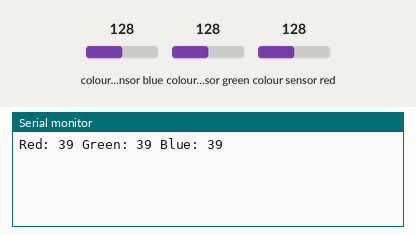
The sketch below on a simulated Arduino Uno, built with avr-gcc and run on an emulated ATmega328P. On the bench: the last lines printed to the serial monitor. Wiring (inferred from the names in the program): TCS3200 colour sensor: output pin 6; S2 pin 4; S3 pin 5; S0 pin 2; S1 pin 3. Inputs (shaded band) come from the test bench; at power-on: colour sensor green 128, colour sensor blue 128, colour sensor red 128.

Above: at 1.2 s.
1.3 s: colour sensor green set to 5
At 1.3 s:
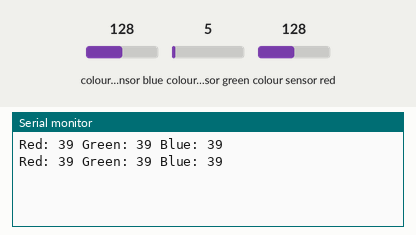
2.8 s: colour sensor green set to 64
At 4.3 s:
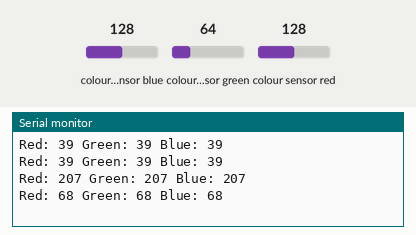
Timing chart, 0 to 5.8 s (numbered marks = the images above; inputs shaded):
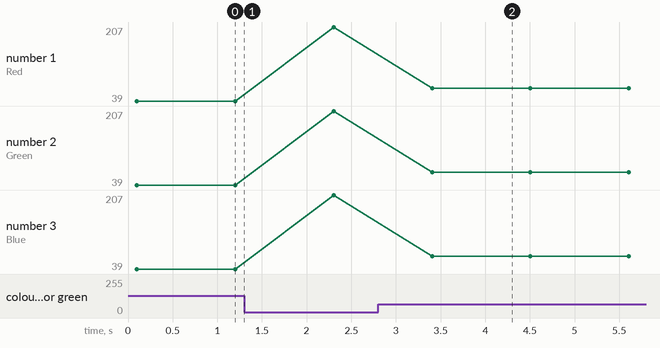

Measured:
- after the input at 2.8 s, the serial monitor: prints a new line after 0.60 s (image 2)
- plotted number 1: 39 → 207 after the input at 1.3 s, 207 → 68 after the input at 2.8 s
- plotted number 2: 39 → 207 after the input at 1.3 s, 207 → 68 after the input at 2.8 s
- plotted number 3: 39 → 207 after the input at 1.3 s, 207 → 68 after the input at 2.8 s

The sketch:

Color_Sensor_Module.ino
```cpp
const int S0 = 2; // Digital pins connected to S0, S1, S2, and S3 on the sensor module
const int S1 = 3;
const int S2 = 4;
const int S3 = 5;
const int colorSensorOUT = 6; // Digital pin connected to the OUT pin on the sensor module

void setup() {
  Serial.begin(9600);

  pinMode(S0, OUTPUT);
  pinMode(S1, OUTPUT);
  pinMode(S2, OUTPUT);
  pinMode(S3, OUTPUT);

  digitalWrite(S0, LOW);  // Set the color sensing mode to no scaling
  digitalWrite(S1, HIGH); // Set the color sensing mode to no scaling

  pinMode(colorSensorOUT, INPUT);
}

void loop() {
  digitalWrite(S2, LOW);  // Turn off color sensor integration
  digitalWrite(S3, LOW);  // Turn off color sensor integration

  delay(50); // Delay for sensor to settle

  digitalWrite(S2, HIGH); // Turn on color sensor integration
  digitalWrite(S3, HIGH); // Turn on color sensor integration

  delay(50); // Delay for sensor to measure color

  int redValue = pulseIn(colorSensorOUT, LOW); // Read red color value
  int greenValue = pulseIn(colorSensorOUT, LOW); // Read green color value
  int blueValue = pulseIn(colorSensorOUT, LOW); // Read blue color value

  Serial.print("Red: ");
  Serial.print(redValue);
  Serial.print(" Green: ");
  Serial.print(greenValue);
  Serial.print(" Blue: ");
  Serial.print(blueValue);
  Serial.println();

  delay(1000); // Delay before the next reading.
}
```
